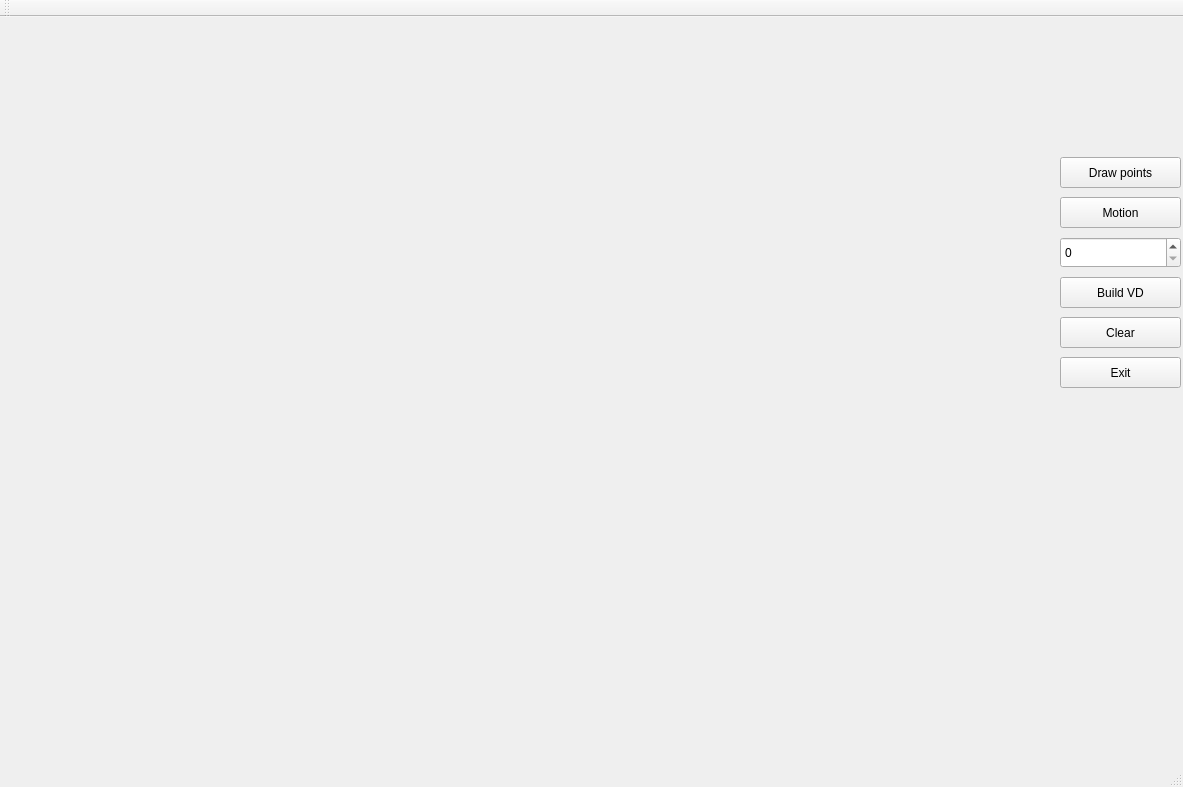
<?xml version="1.0" encoding="UTF-8"?>
<ui version="4.0">
 <class>QtVoronoiClass</class>
 <widget class="QMainWindow" name="QtVoronoiClass">
  <property name="geometry">
   <rect>
    <x>0</x>
    <y>0</y>
    <width>1183</width>
    <height>787</height>
   </rect>
  </property>
  <property name="windowTitle">
   <string>QtVoronoi</string>
  </property>
  <widget class="QWidget" name="centralWidget">
   <widget class="Plot" name="widget" native="true">
    <property name="geometry">
     <rect>
      <x>10</x>
      <y>20</y>
      <width>1041</width>
      <height>731</height>
     </rect>
    </property>
   </widget>
   <widget class="QPushButton" name="buildVD">
    <property name="geometry">
     <rect>
      <x>1060</x>
      <y>260</y>
      <width>121</width>
      <height>31</height>
     </rect>
    </property>
    <property name="text">
     <string>Build VD</string>
    </property>
   </widget>
   <widget class="QSpinBox" name="spinBox">
    <property name="geometry">
     <rect>
      <x>1060</x>
      <y>220</y>
      <width>121</width>
      <height>31</height>
     </rect>
    </property>
    <property name="maximum">
     <number>9999</number>
    </property>
   </widget>
   <widget class="QPushButton" name="clear">
    <property name="geometry">
     <rect>
      <x>1060</x>
      <y>300</y>
      <width>121</width>
      <height>31</height>
     </rect>
    </property>
    <property name="text">
     <string>Clear</string>
    </property>
   </widget>
   <widget class="QPushButton" name="exit">
    <property name="geometry">
     <rect>
      <x>1060</x>
      <y>340</y>
      <width>121</width>
      <height>31</height>
     </rect>
    </property>
    <property name="text">
     <string>Exit</string>
    </property>
   </widget>
   <widget class="QPushButton" name="motionButton">
    <property name="geometry">
     <rect>
      <x>1060</x>
      <y>180</y>
      <width>121</width>
      <height>31</height>
     </rect>
    </property>
    <property name="text">
     <string>Motion</string>
    </property>
   </widget>
   <widget class="QPushButton" name="drawPoints">
    <property name="geometry">
     <rect>
      <x>1060</x>
      <y>140</y>
      <width>121</width>
      <height>31</height>
     </rect>
    </property>
    <property name="text">
     <string>Draw points</string>
    </property>
   </widget>
  </widget>
  <widget class="QMenuBar" name="menuBar">
   <property name="geometry">
    <rect>
     <x>0</x>
     <y>0</y>
     <width>1183</width>
     <height>22</height>
    </rect>
   </property>
  </widget>
  <widget class="QToolBar" name="mainToolBar">
   <attribute name="toolBarArea">
    <enum>TopToolBarArea</enum>
   </attribute>
   <attribute name="toolBarBreak">
    <bool>false</bool>
   </attribute>
  </widget>
  <widget class="QStatusBar" name="statusBar"/>
 </widget>
 <layoutdefault spacing="6" margin="11"/>
 <customwidgets>
  <customwidget>
   <class>Plot</class>
   <extends>QWidget</extends>
   <header location="global">plot.h</header>
   <container>1</container>
  </customwidget>
 </customwidgets>
 <resources/>
 <connections>
  <connection>
   <sender>exit</sender>
   <signal>clicked()</signal>
   <receiver>QtVoronoiClass</receiver>
   <slot>close()</slot>
   <hints>
    <hint type="sourcelabel">
     <x>967</x>
     <y>354</y>
    </hint>
    <hint type="destinationlabel">
     <x>535</x>
     <y>394</y>
    </hint>
   </hints>
  </connection>
 </connections>
</ui>
